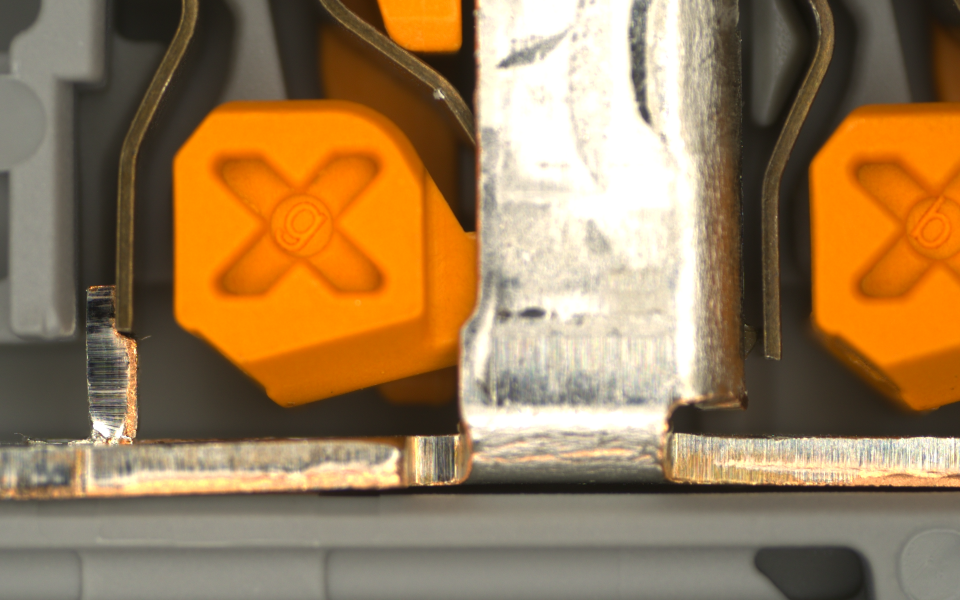
#> input picture efficientad-package/templates/my_template/template.png, 1920 x 1200 px (shown at 1/2 size)
$ python -i rendering.py   (imports and definitions only)
#> lines starting #> are read from the running program, lines starting #| are printed output that depends on the picture
"""纯内存渲染：图像 + 热力图 → 叠加图。不写文件（保存归 CLI/显式 writer）。"""

from __future__ import annotations

import cv2
import numpy as np

from typing import TYPE_CHECKING, Iterable

if TYPE_CHECKING:
    from .dual import DualROIResult, DualPipelineResult

HEATMAP_ALPHA = 0.45


# [51 lines left out: functions render_overlay, _blend_heatmap, not called in this run]


def render_dual_overlay(
    image_bgr: np.ndarray,
    results: Iterable["DualROIResult"],
    *,
    alpha: float = HEATMAP_ALPHA,
    overall_policy: str = "any_anomaly",
) -> np.ndarray:
    """在原图上叠加多个 ROI 热力图、边框、标签和整体判定。"""

    output = image_bgr.copy()
    results = tuple(results)
    for result in results:
        x, y, width, height = result.roi
        if width <= 0 or height <= 0:
            continue
        if x < 0 or y < 0 or x + width > output.shape[1] or y + height > output.shape[0]:
            continue
        resized = cv2.resize(result.heatmap, (width, height), interpolation=cv2.INTER_LINEAR)
        _blend_heatmap(output, resized, y, x, alpha=alpha)
        color = (0, 0, 255) if result.is_anomaly else (0, 200, 0)
        cv2.rectangle(output, (x, y), (x + width, y + height), color, 3)

        label = (
            f"{result.name} {'ANOMALY' if result.is_anomaly else 'NORMAL'} "
            f"score={result.score:.4f} thr={result.threshold:.4f}"
        )
        label_y = y - 8 if y > 32 else min(y + height + 26, output.shape[0] - 8)
        _draw_label(output, label, (x, label_y), color)

    verdict = _aggregate_verdict(results, overall_policy)
    verdict = "ANOMALY" if verdict else "NORMAL"
    summary = "VERDICT " + verdict
    if results:
        summary += " | " + " | ".join(
            f"{result.name} {result.score:.4f}" for result in results
        )
    overlay = output.copy()
    cv2.rectangle(overlay, (0, 0), (output.shape[1], 50), (25, 25, 25), -1)
    output = cv2.addWeighted(overlay, 0.82, output, 0.18, 0)
    cv2.putText(
        output,
        summary,
        (16, 33),
        cv2.FONT_HERSHEY_SIMPLEX,
        0.78,
        (0, 0, 255) if verdict == "ANOMALY" else (0, 220, 0),
        2,
        cv2.LINE_AA,
    )
    return output


# [48 lines left out: functions render_roi_overlay, _draw_label, _aggregate_verdict, not called in this run]


__all__ = ["render_dual_overlay", "render_overlay", "render_roi_overlay"]

>>> import cv2
>>> picture = cv2.imread('../../../../templates/my_template/template.png', cv2.IMREAD_GRAYSCALE)
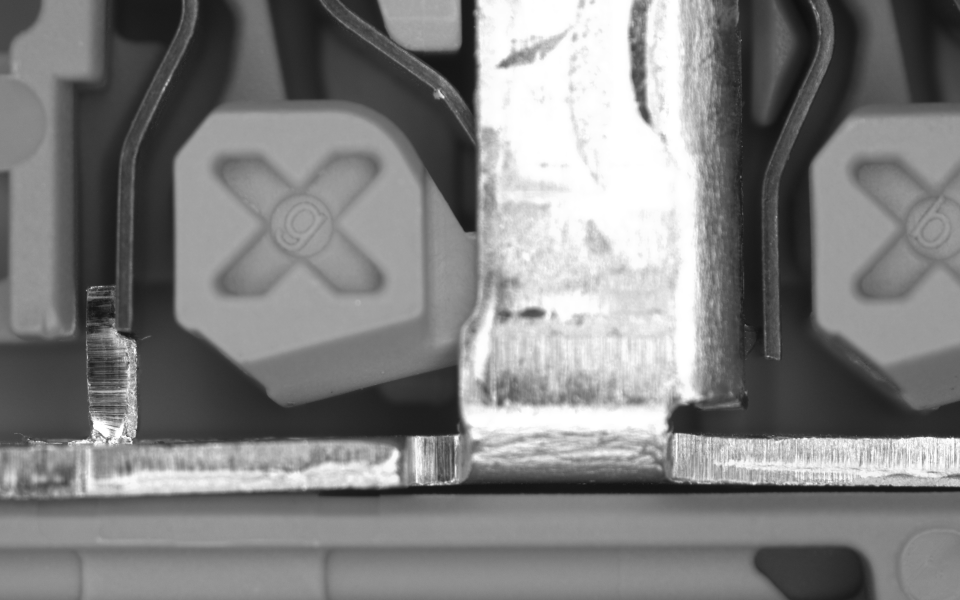
#> picture: shape (1200, 1920) (shown at 1/2 size); min 14, max 255, mean 128.5
>>> result = render_dual_overlay(picture, 'out.png')
#> (the run stopped early here; a loop or call above may not have finished)
